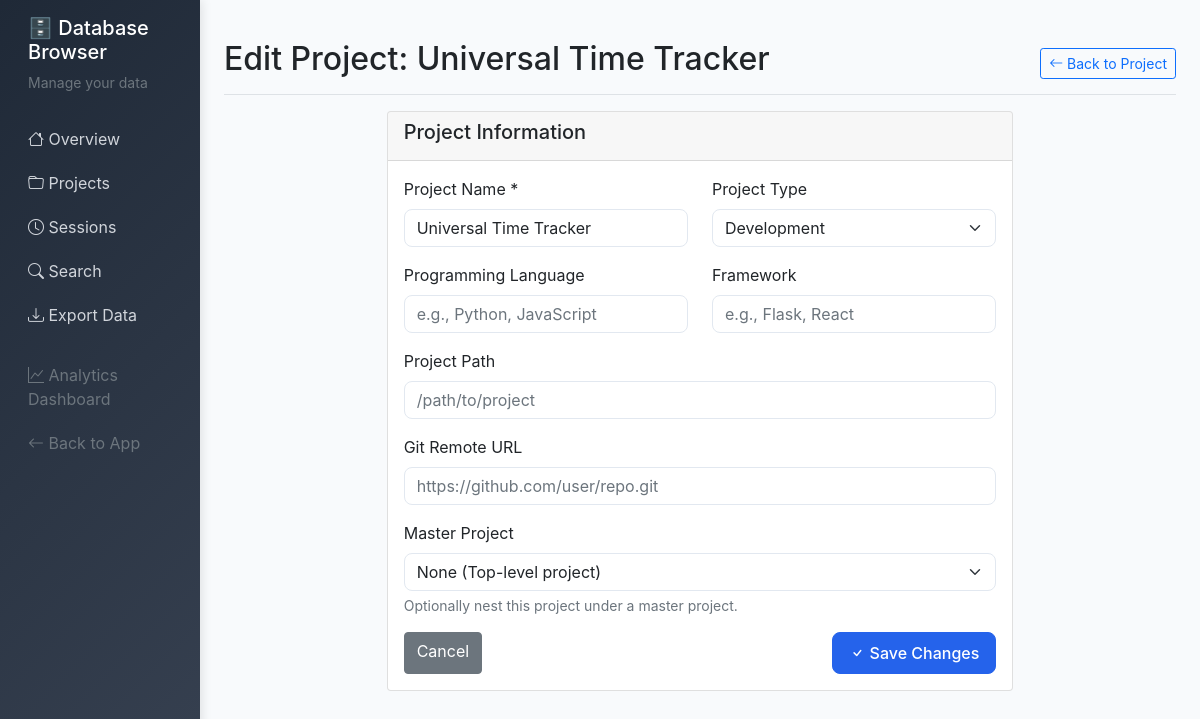
Before: /db/projects/4/edit with the older database file.
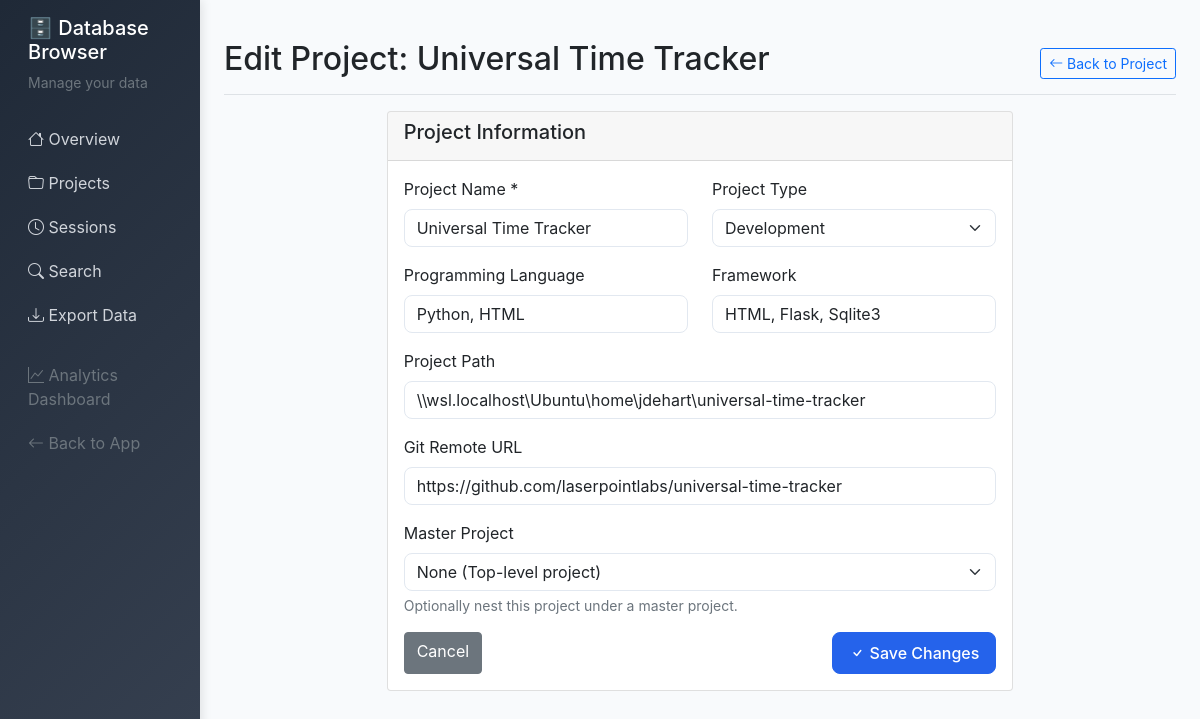
After: the same page with the newer database file.
### server/src/models.py (models this page shows, shortened)
class Project:
    __tablename__ = 'projects'

### server/src/db_browser.py (the view, shortened to what this page needs)
@db_browser.route('/db/projects/<int:project_id>/edit', methods=['GET', 'POST'])
def edit_project(project_id):
    conn = get_db_connection()
    project = conn.execute('SELECT * FROM projects WHERE id = ?', (project_id,)).fetchone()
    all_projects = conn.execute('SELECT id, name FROM projects WHERE parent_id IS NULL AND id != ? ORDER BY name', (project_id,)).fetchall()
    conn.close()
    if not project:
        flash('Project not found', 'error')
        return redirect(url_for('db_browser.projects'))
    return render_template('db_browser/edit_project.html', project=project, parent_projects=all_projects)

### server/src/db_browser.py (called while the page is built)
def get_db_connection():
    database_path = os.environ.get('DATABASE_PATH', '/app/data/timetracker.db')
    conn = sqlite3.connect(database_path)
    conn.row_factory = sqlite3.Row
    return conn

### server/src/templates/db_browser/edit_project.html (shortened to what this page needs)
{% extends "db_browser/base.html" %}
{% block content %}
<div class="d-flex justify-content-between flex-wrap flex-md-nowrap align-items-center pt-3 pb-2 mb-3 border-bottom">
    <h1 class="h2">Edit Project: {{ project.name }}</h1>
    <div class="btn-toolbar mb-2 mb-md-0">
        <a href="{{ url_for('db_browser.project_detail', project_id=project.id) }}" class="btn btn-sm btn-outline-primary">
            <i class="bi bi-arrow-left"></i> Back to Project
        </a>
    </div>
</div>
<div class="row">
    <div class="col-md-8 mx-auto">
        <div class="card">
            <div class="card-header">
                <h5>Project Information</h5>
            </div>
            <div class="card-body">
                <form method="POST">
                    <div class="row">
                        <div class="col-md-6 mb-3">
                            <label for="name" class="form-label">Project Name *</label>
                            <input type="text" class="form-control" id="name" name="name"
                                   value="{{ project.name }}" required>
                        </div>
                        <div class="col-md-6 mb-3">
                            <label for="type" class="form-label">Project Type</label>
                            <select class="form-select" id="type" name="type">
                                <option value="development" {% if project.type == 'development' %}selected{% endif %}>Development</option>
                            </select>
                        </div>
                    </div>
                    <div class="row">
                        <div class="col-md-6 mb-3">
                            <label for="language" class="form-label">Programming Language</label>
                            <input type="text" class="form-control" id="language" name="language"
                                   value="{{ project.language or '' }}" placeholder="e.g., Python, JavaScript">
                        </div>
                        <div class="col-md-6 mb-3">
                            <label for="framework" class="form-label">Framework</label>
                            <input type="text" class="form-control" id="framework" name="framework"
                                   value="{{ project.framework or '' }}" placeholder="e.g., Flask, React">
                        </div>
                    </div>
                    <div class="mb-3">
                        <label for="path" class="form-label">Project Path</label>
                        <input type="text" class="form-control" id="path" name="path"
                               value="{{ project.path or '' }}" placeholder="/path/to/project">
                    </div>
                    <div class="mb-3">
                        <label for="git_remote" class="form-label">Git Remote URL</label>
                        <input type="text" class="form-control" id="git_remote" name="git_remote"
                               value="{{ project.git_remote or '' }}" placeholder="https://github.com/user/repo.git">
                    </div>
                    <div class="mb-3">
                        <label for="parent_id" class="form-label">Master Project</label>
                        <select class="form-select" id="parent_id" name="parent_id">
                            <option value="">None (Top-level project)</option>
                        </select>
                        <div class="form-text">Optionally nest this project under a master project.</div>
                    </div>
                    <div class="d-flex justify-content-between">
                        <a href="{{ url_for('db_browser.project_detail', project_id=project.id) }}" class="btn btn-secondary">
                            Cancel
                        </a>
                        <button type="submit" class="btn btn-primary">
                            <i class="bi bi-check"></i> Save Changes
                        </button>
                    </div>
                </form>
            </div>
        </div>
    </div>
</div>
{% endblock %}

Changed rows visible on the page:
changed Project "Universal Time Tracker": language (not shown) → "Python, HTML"; framework (not shown) → "HTML, Flask, Sqlite3"; path (not shown) → "\\\\wsl.localhost\\Ubuntu\\home\\jdehart\\universal-time-tracker"; git_remote (not shown) → "https://github.com/laserpointlabs/universal-time-tracker"
